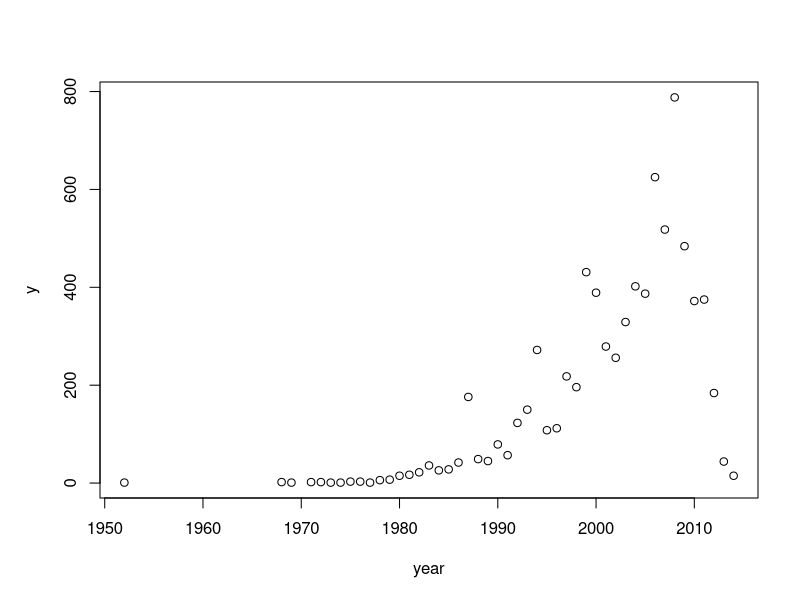
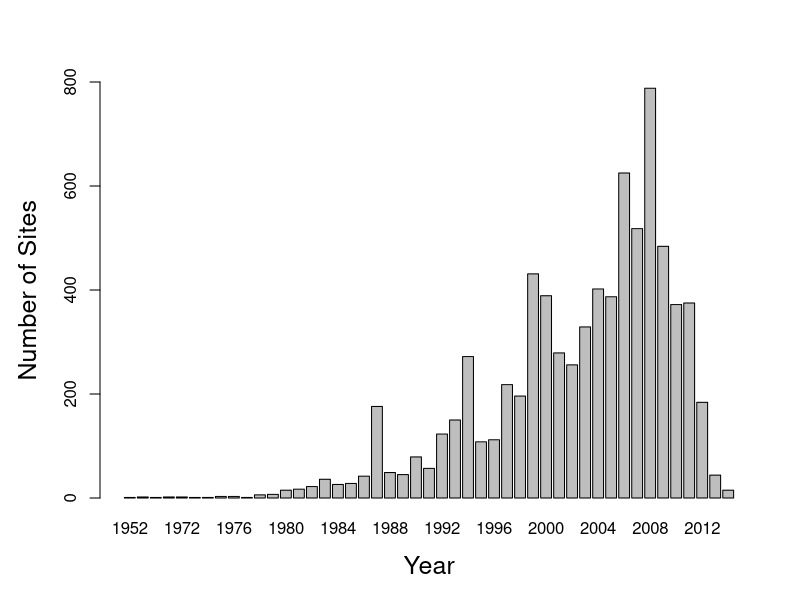
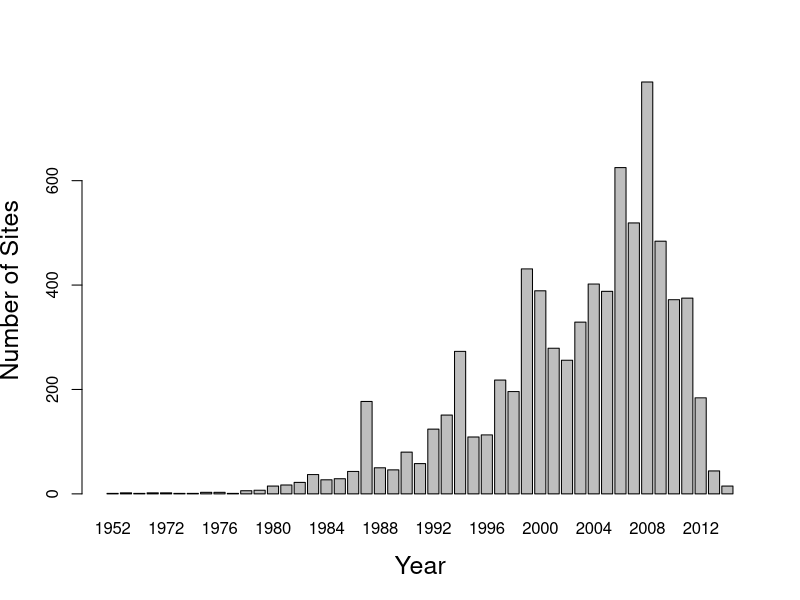
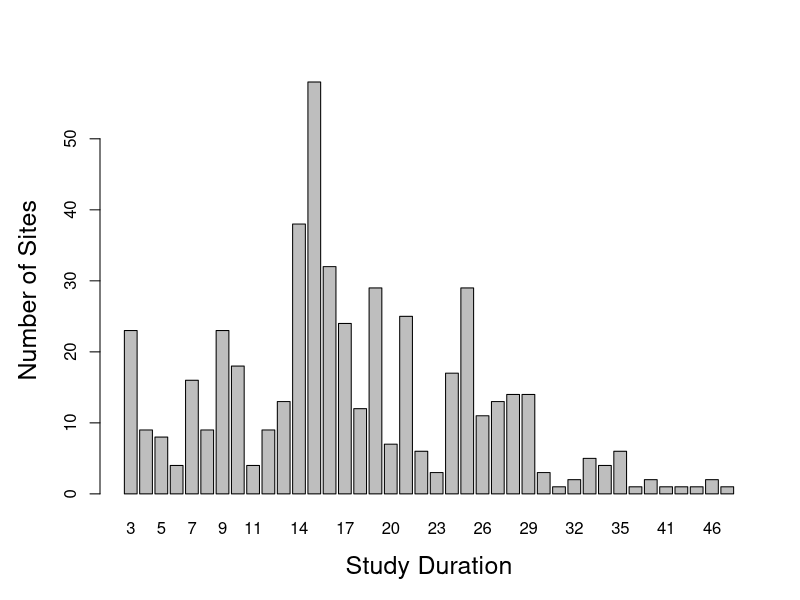

These figures' R source, in order:
###Simple code to plot number of sampling points by year###
library(dplyr)

rw<-read.csv("../03_derived_data/CleanDataWithRegions.csv")
rw$uniq<-paste(rw$year, rw$Site, sep="_")
rw$StudySite <- paste(rw$Study, rw$Site, rw$trajectory_ID,sep="-")
year<-rw[,c("year", "uniq")]
sw<-unique(year)
y<-table(sw$year)
yc<-data.frame(cbind(y))
yc$year <- row.names(yc)
  
pdf(width= 7,height= 4,"../Figures/n_by_year.pdf")
par(mar=c(5.1,5,4.1,2.1))
plot(y~year, data=yc)
barplot(y, xlab="Year", ylab="Number of Sites", ylim=c(0,800), cex.lab=1.5)
dev.off()



sites_year<-sw %>% 
  group_by(year) %>% 
  summarise(count=length(id))

library(plyr)

s_n<-rw[,c("StudySite", "year")]
s_n<-unique(s_n)
site.freq<-table(s_n$year)
si_f<-cbind(site.freq)

pdf(width= 7,height= 4,"../Figures/sites_by_year.pdf")
barplot(site.freq, xlab="Year", ylab="Number of Sites", cex.lab=1.5)
dev.off()

library(tidyr)
dur <- rw %>% 
  group_by(trajectory_ID) %>%
  dplyr::summarise(Duration = max(year) - min(year)) %>%
  ungroup() %>%
  group_by(Duration) %>%
  dplyr::summarise(num_sites = length(Duration)) %>%
  ungroup() %>%
  filter(Duration>2)  %>%
  complete(Duration, fill=list(num_sites=0))


durTab <- dur$num_sites
names(durTab) <- dur$Duration

pdf(width= 7,height= 4,"../Figures/duration_distribution.pdf")
par(mar=c(5.1,5,4.1,2.1))
barplot(durTab, xlab="Study Duration", 
        ylab="Number of Sites", cex.lab=1.5)
pdf()
